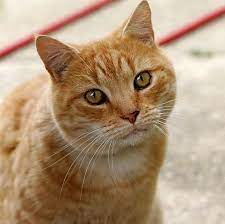
#> input picture opencv/cat.jpg, 225 x 224 px, found by its file name
$ python edge_yet.py
#> lines starting #> are read from the running program, lines starting #| are printed output that depends on the picture; after the words box and inside, x2 and y2 are one past the last pixel; in counts of white or black regions, pixels touching at a corner belong together
# 輪廓檢測 和邊緣檢測不同
import cv2
import numpy as np
img = cv2.imread("./opencv/cat.jpg")
#> img is the input picture: shape (224, 225, 3); mean B, G, R 121, 149, 175.7

# imgContour=img.copy()
imgContour=np.zeros((img.shape[1],img.shape[0]))
img = cv2.cvtColor(img, cv2.COLOR_BGR2GRAY) #因為檢測不需要顏色
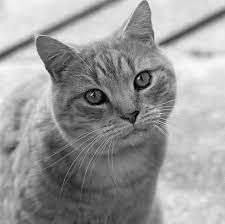
#> img: shape (224, 225); min 2, max 252, mean 153.8
canny = cv2.Canny(img,100,200) #來源,最低門檻值,最高門檻值
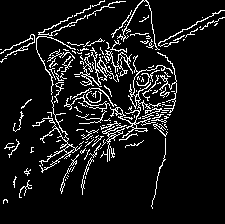
#> canny: shape (224, 225); 9.1% white in thin lines or dots
contours,hierarchy = cv2.findContours(canny, cv2.RETR_EXTERNAL, cv2.CHAIN_APPROX_NONE)
#> contours = 156 contours, 139 with area under 20; largest, box (x1, y1, x2, y2) and area: (110, 55, 173, 138) 202, (32, 96, 82, 173) 140, (105, 50, 133, 77) 108, (100, 121, 127, 162) 94, (97, 57, 117, 82) 68

# 把輪廓畫在圖片上
for cnt in contours:
    # print(cnt) # 映出輪廓點
    cv2.drawContours(imgContour, cnt, -1, (255,255,255), 1)  #劃出輪廓 畫的圖片,要畫得輪廓點, 要畫第幾個輪廓, 顏色,粗度
    # print(cv2.contourArea(cnt)) #映出輪廓面積
    peri=cv2.arcLength(cnt, True)
    # print(peri) #應出輪廓長度 (0是噪點)
    vertices=cv2.approxPolyDP(cnt, peri*0.02, True)
    print(len(vertices)) #映出頂點看他是幾邊形
#> this loop made 156 passes
#> peri on passes 1, 2, 6: 18.49, 89.25, 25.31
#| 9
#| 15
#| 2
#| 2
#| 2
#| 9
#| 2
#| 14
#> (further printed lines are left out)
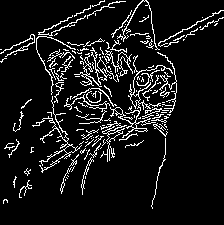
#> imgContour: shape (225, 224) float64; 9% white in thin lines or dots


cv2.imshow('imgContour',imgContour)
cv2.waitKey(0)
